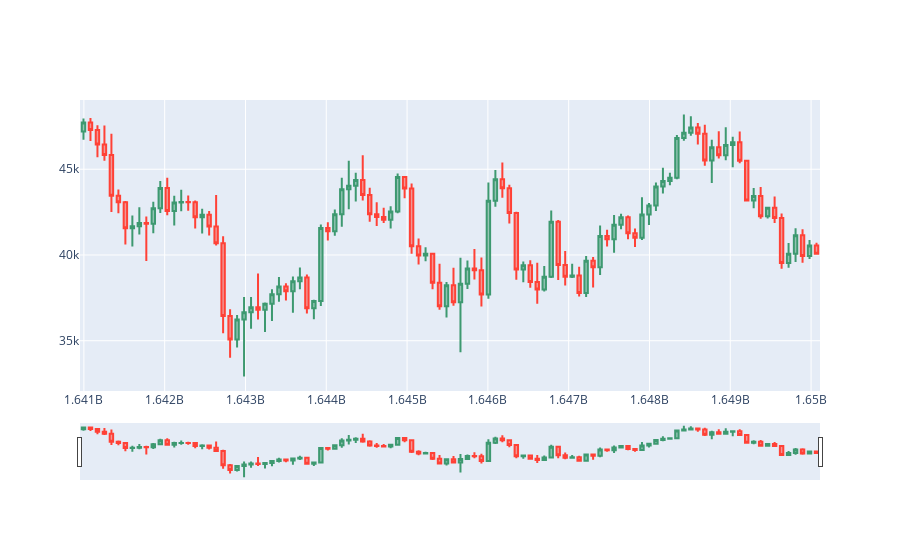

Write notebook code for a chart like this one.
### Markdown cell above
## Research & Test
Analyze and chart your dependent and indepenent variables

### Code cell
fig = go.Figure(data=[go.Candlestick(x=hddf['StartDate'],
                open=hddf['Open'],
                high=hddf['High'],
                low=hddf['Low'],
                close=hddf['Close'])])

fig.show()
